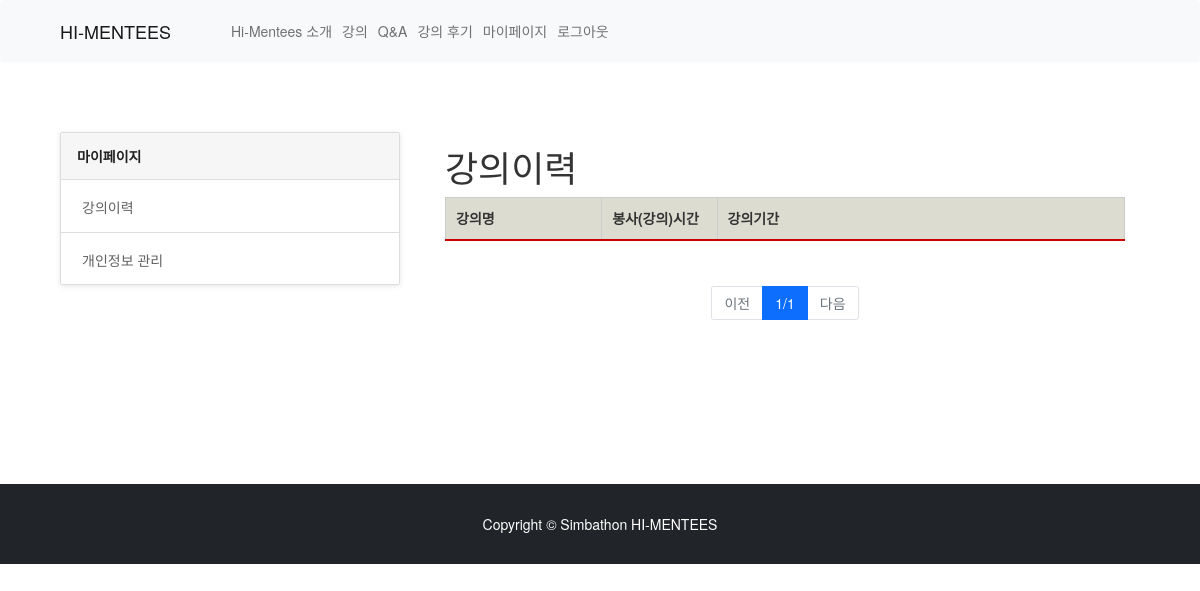
Page /myPage/lectured_list/ (signed in) on the earlier database version.
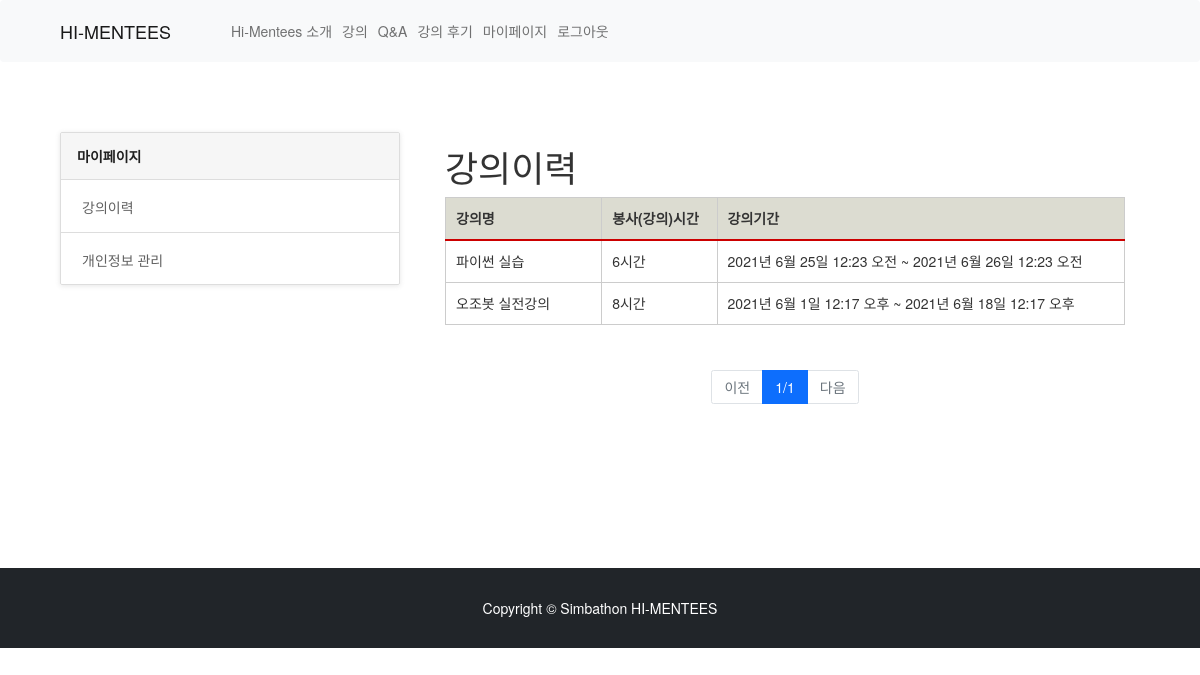
Same page on the later database version.
### lecture/models.py (models this page shows, shortened)
class Lecture(models.Model):
    id=models.AutoField(primary_key=True)
    title=models.CharField(max_length=200)
    CATEGORY_CHOICE=(
        ('python','파이썬'),
        ('ozobot','오조봇'),
        ('entry','엔트리'),
        ('goorum','구름'),
        ('etc','기타'),
    )
    category = models.CharField(max_length=20,choices=CATEGORY_CHOICE, default="")
    body=models.TextField()
    LEVEL_CHOICE = (
    ('star1','1단계'),
    ('star2','2단계'),
    ('star3','3단계'),
    ('star4','4단계'),
    ('star5','5단계'),)
    level=models.CharField(max_length=10, choices=LEVEL_CHOICE)
    host=models.ManyToManyField(UserProfile, blank=True, related_name="host")
    app_start_date=models.DateTimeField()
    app_end_date=models.DateTimeField()
    thumbnail=models.ImageField(upload_to='images/',blank=True, null=True)
    lec_time=models.IntegerField(default=0)
    webex_address=models.CharField(max_length=50, default="#")
    schedule=models.ImageField(upload_to='images/',blank=True, null=True)
    enrol_students=models.ManyToManyField(settings.AUTH_USER_MODEL, blank=True, related_name="enrol")
    like_users=models.ManyToManyField(settings.AUTH_USER_MODEL, blank=True, related_name="like_lectures")
    SHOWMAIN_CHOICE = (
        ('인기강의', '인기강의'),
        ('일주일 내 시작될 강의', '일주일 내 시작될 강의'),)
    showmain_lecture = models.CharField(max_length=20, choices=SHOWMAIN_CHOICE, default='일주일 내 시작될 강의')
    class Meta:
        db_table='Lecture'

### myPage/views.py (the view)
# urls.py: path('lectured_list/', views.lectured_list, name="lectured_list"),
def lectured_list(request):
    email = request.user.email
    teacher = UserProfile.objects.get(email = email)
    now=datetime.now()
    lectures = Lecture.objects.filter(app_end_date__lte=now, host__in =[teacher]).order_by('-app_end_date')
    page = int(request.GET.get('p',1))
    paginator = Paginator(lectures,3)
    boards = paginator.get_page(page)
    teacher.service_hour = 0
    for i in lectures:
        teacher.service_hour += i.lec_time
    teacher.save()
    return render(request, 'myPage/lectured_list.html', {'lectures':lectures, 'boards':boards})

### myPage/templates/myPage/lectured_list.html (shortened to what this page needs)
{% extends "base.html" %}
{% load static %}
{% block content %}
<link rel='stylesheet prefetch' href='https://maxcdn.bootstrapcdn.com/bootstrap/3.3.6/css/bootstrap.min.css'>
<link rel='stylesheet prefetch' href='https://files.krve.io/f/eyespot.css'>
<link rel='stylesheet prefetch' href='https://cdn.cloudcache.dk/materialdesignicons/1.6.50/css/materialdesignicons.min.css'>
<div class="container" style="margin-top: 5em; margin-bottom: 10em;">
    <div class="col-md-4">
      <ul class="list-group help-group">
        <div class="faq-list list-group nav nav-tabs">
          <a href="{% url 'myPage:mypage' %}" class="list-group-item active" role="tab" data-toggle="tab">
            마이페이지
          </a>
          <a href="{% url 'myPage:lectured_list' %}" class="list-group-item" role="tab" data-toggle="tab">
             강의이력
          </a>
          <a href="{% url 'myPage:profile' %}" class="list-group-item" role="tab" data-toggle="tab">
             개인정보 관리
          </a>
        </div>
      </ul>
    </div>
    <div class="col-md-8">
        <div class="container-fluid">
            <h1 class="mt-4">강의이력</h1>
            <table class="profile" style="margin: 0 0 0 0; width: 100%;">
                <thead>
                <tr>
                  <th scope="cols"width=23%>강의명</th>
                  <th scope="cols" width=17%>봉사(강의)시간</th>
                  <th scope="cols"width=60%>강의기간</th>
                </tr>
                </thead>
                <tbody>
                  {% for lecture in boards %}
                    <tr>
                     <td>{{lecture.title}}</td>
                     <td>{{lecture.lec_time}}시간</td>
                     <td>{{lecture.app_start_date}} ~ {{lecture.app_end_date}}</td>
                    </tr>
                  {% endfor %}
                </tbody>
            </table>
            <br>
        </div>
        <div class = "row mt-2" style="text-align: center;">
            <div class = "col-12">
                <nav>
                    <ul class = "pagination justify-content-center">
                        {% if boards.has_previous %}
                            <li class = "page-item">
                                <a class = "page-link" href = "?p={{boards.previous_page_number}}">이전</a>
                            </li>
                        {% else %}
                            <li class = "page-item disabled">
                                <a class = "page-link disabled" href = "#">이전</a>
                            </li>
                        {% endif %}
                        <li class = "page-item active">
                            <a class = "page-link">{{boards.number}}/{{boards.paginator.num_pages}}</a>
                        </li>
                        {% if boards.has_next %}
                            <li class = "page-item">
                                <a class = "page-link" href = "?p={{boards.next_page_number}}">다음</a>
                            </li>
                        {% else %}
                            <li class = "page-item disabled">
                                <a class = "page-link disabled" href = "#">다음</a>
                            </li>
                        {% endif %}
                    </ul>
                </nav>
            </div>
        </div>
    </div>
</div>
{%endblock%}

Differences in the rows shown:
now on this page (row unchanged): Lecture: title "파이썬 실습", lec_time "6", app_start_date "2021년 6월 25일 12:23 오전", app_end_date "2021년 6월 26일 12:23 오전"
added Lecture: title "오조봇 실전강의", lec_time "8", app_start_date "2021년 6월 1일 12:17 오후", app_end_date "2021년 6월 18일 12:17 오후"
